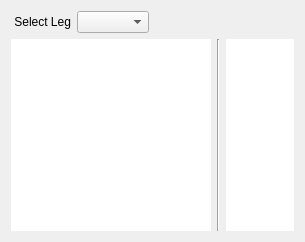
     <widget class="QWidget" name="tab3">
      <attribute name="title">
       <string>Leg History</string>
      </attribute>
      <layout class="QGridLayout" name="gridLayout_2">
       <item row="0" column="0">
        <layout class="QHBoxLayout" name="horizontalLayout_3">
         <item>
          <layout class="QHBoxLayout" name="horizontalLayout_10">
           <item>
            <widget class="QLabel" name="label_select_leg">
             <property name="sizePolicy">
              <sizepolicy hsizetype="Fixed" vsizetype="Preferred">
               <horstretch>0</horstretch>
               <verstretch>0</verstretch>
              </sizepolicy>
             </property>
             <property name="minimumSize">
              <size>
               <width>60</width>
               <height>0</height>
              </size>
             </property>
             <property name="maximumSize">
              <size>
               <width>100</width>
               <height>50</height>
              </size>
             </property>
             <property name="text">
              <string>Select Leg</string>
             </property>
             <property name="alignment">
              <set>Qt::AlignRight|Qt::AlignTrailing|Qt::AlignVCenter</set>
             </property>
            </widget>
           </item>
           <item>
            <widget class="QComboBox" name="legSelector"/>
           </item>
           <item>
            <spacer name="horizontalSpacer_3">
             <property name="orientation">
              <enum>Qt::Horizontal</enum>
             </property>
             <property name="sizeHint" stdset="0">
              <size>
               <width>40</width>
               <height>20</height>
              </size>
             </property>
            </spacer>
           </item>
          </layout>
         </item>
         <item>
          <spacer name="horizontalSpacer">
           <property name="orientation">
            <enum>Qt::Horizontal</enum>
           </property>
           <property name="sizeHint" stdset="0">
            <size>
             <width>40</width>
             <height>20</height>
            </size>
           </property>
          </spacer>
         </item>
        </layout>
       </item>
       <item row="1" column="0">
        <layout class="QHBoxLayout" name="horizontalLayout_5">
         <item>
          <widget class="QTableView" name="tableViewLegScores">
           <property name="maximumSize">
            <size>
             <width>200</width>
             <height>16777215</height>
            </size>
           </property>
           <property name="focusPolicy">
            <enum>Qt::NoFocus</enum>
           </property>
           <property name="frameShape">
            <enum>QFrame::NoFrame</enum>
           </property>
           <property name="frameShadow">
            <enum>QFrame::Plain</enum>
           </property>
           <property name="verticalScrollBarPolicy">
            <enum>Qt::ScrollBarAsNeeded</enum>
           </property>
           <property name="horizontalScrollBarPolicy">
            <enum>Qt::ScrollBarAlwaysOff</enum>
           </property>
           <property name="selectionMode">
            <enum>QAbstractItemView::NoSelection</enum>
           </property>
           <property name="showGrid">
            <bool>false</bool>
           </property>
           <property name="gridStyle">
            <enum>Qt::NoPen</enum>
           </property>
           <attribute name="horizontalHeaderVisible">
            <bool>false</bool>
           </attribute>
           <attribute name="horizontalHeaderHighlightSections">
            <bool>false</bool>
           </attribute>
           <attribute name="verticalHeaderVisible">
            <bool>false</bool>
           </attribute>
           <attribute name="verticalHeaderHighlightSections">
            <bool>false</bool>
           </attribute>
          </widget>
         </item>
         <item>
          <widget class="Line" name="line">
           <property name="orientation">
            <enum>Qt::Vertical</enum>
           </property>
          </widget>
         </item>
         <item>
          <widget class="QTableView" name="tableViewLegStats">
           <property name="sizePolicy">
            <sizepolicy hsizetype="Expanding" vsizetype="Expanding">
             <horstretch>0</horstretch>
             <verstretch>0</verstretch>
            </sizepolicy>
           </property>
           <property name="minimumSize">
            <size>
             <width>0</width>
             <height>0</height>
            </size>
           </property>
           <property name="focusPolicy">
            <enum>Qt::NoFocus</enum>
           </property>
           <property name="frameShape">
            <enum>QFrame::NoFrame</enum>
           </property>
           <property name="frameShadow">
            <enum>QFrame::Plain</enum>
           </property>
           <property name="verticalScrollBarPolicy">
            <enum>Qt::ScrollBarAlwaysOff</enum>
           </property>
           <property name="horizontalScrollBarPolicy">
            <enum>Qt::ScrollBarAlwaysOff</enum>
           </property>
           <property name="sizeAdjustPolicy">
            <enum>QAbstractScrollArea::AdjustToContents</enum>
           </property>
           <property name="editTriggers">
            <set>QAbstractItemView::NoEditTriggers</set>
           </property>
           <property name="tabKeyNavigation">
            <bool>false</bool>
           </property>
           <property name="showDropIndicator" stdset="0">
            <bool>false</bool>
           </property>
           <property name="dragDropOverwriteMode">
            <bool>false</bool>
           </property>
           <property name="selectionMode">
            <enum>QAbstractItemView::NoSelection</enum>
           </property>
           <property name="showGrid">
            <bool>false</bool>
           </property>
           <property name="gridStyle">
            <enum>Qt::NoPen</enum>
           </property>
           <attribute name="horizontalHeaderVisible">
            <bool>false</bool>
           </attribute>
           <attribute name="horizontalHeaderHighlightSections">
            <bool>false</bool>
           </attribute>
           <attribute name="verticalHeaderVisible">
            <bool>false</bool>
           </attribute>
           <attribute name="verticalHeaderHighlightSections">
            <bool>false</bool>
           </attribute>
          </widget>
         </item>
        </layout>
       </item>
      </layout>
     </widget>
